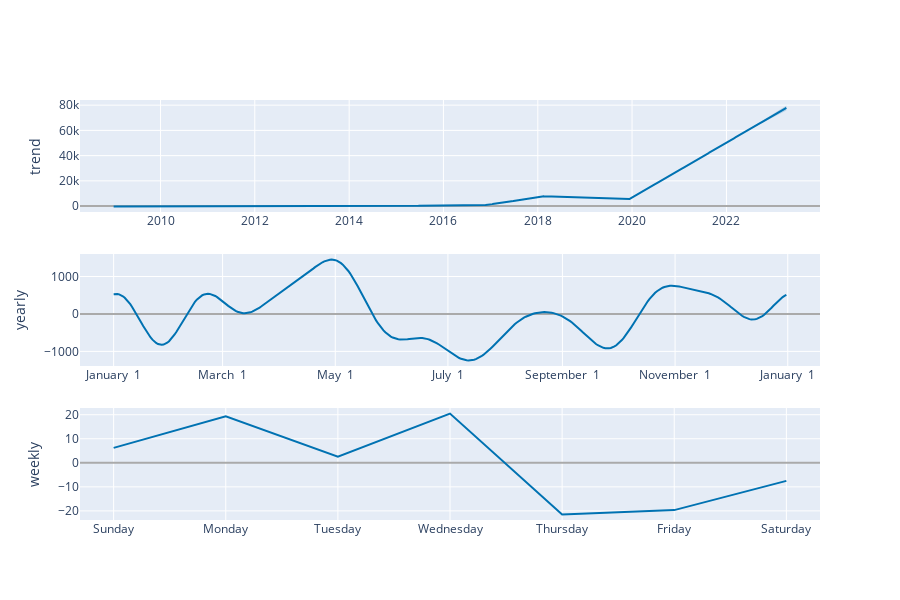

The code cell stored with this chart in its notebook:
### Code cell
plot_components_plotly(m, forecast)

### Figure 1 — Plotly figure (JSON) as saved in the notebook; plotly's stock layout.template omitted (floating-point values rounded to 4 significant figures; data arrays with more than 128 entries replaced by an {"elided": "..."} marker saying what was removed)
{"data": [{"line": {"color": "#0072B2", "width": 2}, "mode": "lines", "name": "trend", "type": "scatter", "x": {"elided": "5211 str values"}, "xaxis": "x", "y": {"elided": "5211 float values"}, "yaxis": "y"}, {"line": {"color": "rgba(0, 114, 178, 0.2)", "width": 0}, "mode": "lines", "name": "trend_upper", "type": "scatter", "x": {"elided": "5211 str values"}, "xaxis": "x", "y": {"elided": "5211 float values"}, "yaxis": "y"}, {"fill": "tonexty", "fillcolor": "rgba(0, 114, 178, 0.2)", "line": {"color": "rgba(0, 114, 178, 0.2)", "width": 0}, "mode": "lines", "name": "trend_lower", "type": "scatter", "x": {"elided": "5211 str values"}, "xaxis": "x", "y": {"elided": "5211 float values"}, "yaxis": "y"}, {"line": {"color": "#0072B2", "width": 2}, "mode": "lines", "name": "yearly", "type": "scatter", "x": {"elided": "365 str values"}, "xaxis": "x2", "y": {"elided": "365 float values"}, "yaxis": "y2"}, {"line": {"color": "#0072B2", "width": 2}, "mode": "lines", "name": "weekly", "type": "scatter", "x": ["2017-01-01T00:00:00", "2017-01-02T00:00:00", "2017-01-03T00:00:00", "2017-01-04T00:00:00", "2017-01-05T00:00:00", "2017-01-06T00:00:00", "2017-01-07T00:00:00"], "xaxis": "x3", "y": [6.214, 19.39, 2.551, 20.47, -21.45, -19.66, -7.508], "yaxis": "y3"}], "layout": {"height": 600, "showlegend": false, "width": 900, "xaxis": {"anchor": "y", "domain": [0, 1], "range": ["2008-04-17T12:00:00", "2023-12-26T12:00:00"], "type": "date"}, "xaxis2": {"anchor": "y2", "domain": [0, 1], "range": ["2016-12-13T18:54:02.958904115", "2018-01-18T11:04:57.863013581"], "tickformat": "%B %e", "type": "date"}, "xaxis3": {"anchor": "y3", "domain": [0, 1], "range": ["2016-12-31T16:48:00", "2017-01-07T07:12:00"], "tickformat": "%A", "type": "date"}, "yaxis": {"anchor": "x", "domain": [0.7333, 1], "rangemode": "normal", "title": {"text": "trend"}, "zerolinecolor": "#AAA"}, "yaxis2": {"anchor": "x2", "domain": [0.3667, 0.6333], "title": {"text": "yearly"}, "zerolinecolor": "#AAA"}, "yaxis3": {"anchor": "x3", "domain": [0, 0.2667], "title": {"text": "weekly"}, "zerolinecolor": "#AAA"}}}
